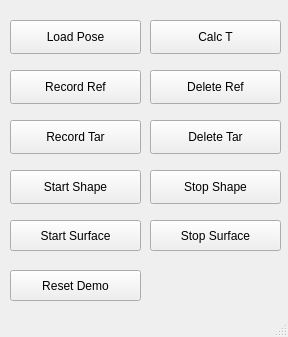
<?xml version="1.0" encoding="UTF-8"?>
<ui version="4.0">
 <class>MainWindow</class>
 <widget class="QMainWindow" name="MainWindow">
  <property name="geometry">
   <rect>
    <x>0</x>
    <y>0</y>
    <width>288</width>
    <height>337</height>
   </rect>
  </property>
  <property name="windowTitle">
   <string>PORT</string>
  </property>
  <widget class="QWidget" name="centralwidget">
   <widget class="QPushButton" name="loadPoseButton">
    <property name="geometry">
     <rect>
      <x>10</x>
      <y>20</y>
      <width>131</width>
      <height>34</height>
     </rect>
    </property>
    <property name="text">
     <string>Load Pose</string>
    </property>
   </widget>
   <widget class="QPushButton" name="recordRegPointButton">
    <property name="geometry">
     <rect>
      <x>10</x>
      <y>70</y>
      <width>131</width>
      <height>34</height>
     </rect>
    </property>
    <property name="text">
     <string>Record Ref</string>
    </property>
   </widget>
   <widget class="QPushButton" name="deleteRegPointButton">
    <property name="geometry">
     <rect>
      <x>150</x>
      <y>70</y>
      <width>131</width>
      <height>34</height>
     </rect>
    </property>
    <property name="text">
     <string>Delete Ref</string>
    </property>
   </widget>
   <widget class="QPushButton" name="calcTButton">
    <property name="geometry">
     <rect>
      <x>150</x>
      <y>20</y>
      <width>131</width>
      <height>34</height>
     </rect>
    </property>
    <property name="text">
     <string>Calc T</string>
    </property>
   </widget>
   <widget class="QPushButton" name="recordPointButton">
    <property name="geometry">
     <rect>
      <x>10</x>
      <y>120</y>
      <width>131</width>
      <height>34</height>
     </rect>
    </property>
    <property name="text">
     <string>Record Tar</string>
    </property>
   </widget>
   <widget class="QPushButton" name="deletePointButton">
    <property name="geometry">
     <rect>
      <x>150</x>
      <y>120</y>
      <width>131</width>
      <height>34</height>
     </rect>
    </property>
    <property name="text">
     <string>Delete Tar</string>
    </property>
   </widget>
   <widget class="QPushButton" name="startShapeButton">
    <property name="geometry">
     <rect>
      <x>10</x>
      <y>170</y>
      <width>131</width>
      <height>34</height>
     </rect>
    </property>
    <property name="text">
     <string>Start Shape</string>
    </property>
   </widget>
   <widget class="QPushButton" name="stopShapeButton">
    <property name="geometry">
     <rect>
      <x>150</x>
      <y>170</y>
      <width>131</width>
      <height>34</height>
     </rect>
    </property>
    <property name="text">
     <string>Stop Shape</string>
    </property>
   </widget>
   <widget class="QPushButton" name="pushButton">
    <property name="geometry">
     <rect>
      <x>10</x>
      <y>220</y>
      <width>131</width>
      <height>31</height>
     </rect>
    </property>
    <property name="text">
     <string>Start Surface</string>
    </property>
   </widget>
   <widget class="QPushButton" name="pushButton_2">
    <property name="geometry">
     <rect>
      <x>150</x>
      <y>220</y>
      <width>131</width>
      <height>31</height>
     </rect>
    </property>
    <property name="text">
     <string>Stop Surface</string>
    </property>
   </widget>
   <widget class="QPushButton" name="pushButton_3">
    <property name="geometry">
     <rect>
      <x>10</x>
      <y>270</y>
      <width>131</width>
      <height>31</height>
     </rect>
    </property>
    <property name="text">
     <string>Reset Demo</string>
    </property>
   </widget>
  </widget>
  <widget class="QStatusBar" name="statusbar"/>
 </widget>
 <resources/>
 <connections/>
</ui>
